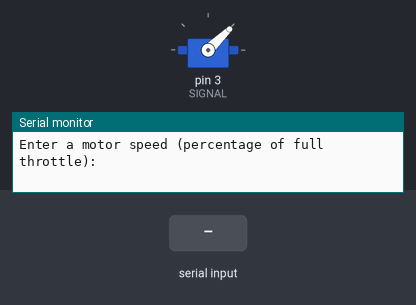
This sketch was run on a simulated Arduino Uno, built with avr-gcc and run on an emulated ATmega328P. On the bench: servo, the last lines printed to the serial monitor. The test bench sets the inputs (shaded band).

Above: at 1.2 s.
1.3 s: "90,45\n" received over Serial
At 5.1 s:
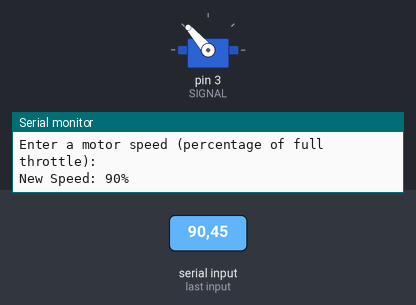
At 8.8 s:
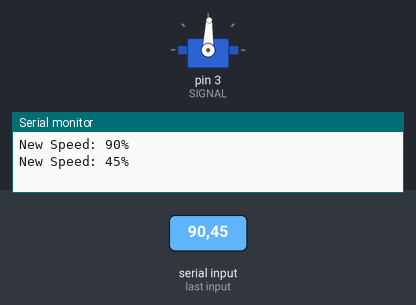
Timing chart, 0 to 10.3 s (numbered marks = the images above; inputs shaded):
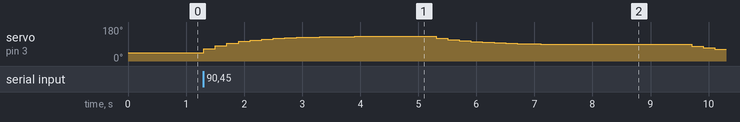

Measured:
- after the input at 1.3 s, servo on pin 3 (SIGNAL): rises from 44° to 131° in 3.2 s, then falls to 63° in 5.6 s

The sketch:

MotorControlProportional.ino
```cpp
//MOTOR CONTROL PROGRAM FOR ME 670 FINAL PROJECT
//This program allows a user to input a motor power level with the serial monitor, and have the motor spin to that power
//This version allows for proportional control
//Simon Popecki
//James Skinner
//Jesse Feng

//Developed on Arduino UNO
//For: Thunderbird 18 ESC; MEGA Motor ACn 16/15/8
//This program is for tempermental electronic speed controllers that require the 50 Hz PWM signal given by hobby receivers (1-2 ms on, 18-19 ms off)
//A pulse width of 2 ms on represents full throttle, 1 ms

#include <Servo.h>
#include <stdint.h>

const uint8_t SIGNAL = 3; //this is the pin on the Arduino producing the signal for the ESC (does not need to be a PWM output pin)
const uint32_t BAUD = 9600; //rate of communication with the arduino
const uint8_t RESPONSETUNING = 4; //this is a proportional control parameter, it adjusts how fast the motor will reach the desired speed. Higher values decrease the response speed
const uint16_t TIMETUNING = 200; //this is another proportional control parameter, it adjusts how long the motor spins at a certain value during speed transient
uint16_t current = 1000; //the current pulse value - zero throttle to arm the ESC - this value must be 1000 microseconds during start up, but is changed later as the program runs when the variable is used for proportional control

Servo THUNDERBIRD; //Creating a servo object for the thunderbird 18 ESC (it is controlled the same way a servo would be)

void setup()
{
  THUNDERBIRD.attach(SIGNAL); //this binds the servo object to a specific pin, the servo object is used instead of a pin number from here on out
  Serial.begin(BAUD); //start a serial communication - make sure that the serial monitor is set to a BAUD of 9600, and no line endings!
  Serial.println("Enter a motor speed (percentage of full throttle):");
  THUNDERBIRD.writeMicroseconds(current); //initializing the ESC - it won't take any commands until it sees zero throttle (1000 microseconds). This is done in setup so the user doesn't have to do it in the terminal.
}

void loop()
{
  while (Serial.available())
  {
    uint16_t target = Serial.parseInt(); //whatever number the user just typed in is the new motor pulse speed IN PERCENT!
    Serial.print("New Speed: ");
    Serial.print(target); //displaying the percentage value to the user before it is converted to a pulse width for the ESC to understand
    Serial.print("%");
    Serial.print('\n'); //new line for the next output
    target = (target*10)+1000; //converting percentage to a pulse width for use with theThunderbird 18 ESC

    int16_t difference = target-current; //finding the difference between the target speed (pulse length) and the current speed (pulse length) - the units are pulse width difference in microseconds

    while (difference != 0)
    {
      int16_t response = difference/RESPONSETUNING; //response can be positive or negative, and uses a tuning factor to generate a value to be added or subtracted from the current pulse width to get closer to the target value
      current = current+response; //updating the new speed of the motor by factoring in the response modifier
      THUNDERBIRD.writeMicroseconds(current);
      difference = target-current;
      //Serial.println(difference); //the difference between the current speed setting and target speed setting can be displayed if desired
      delay(TIMETUNING);
      if ((difference <= 5) && (difference >= -5)) //if the difference is small enough then just ignore it and go straight to the target value
        {
          THUNDERBIRD.writeMicroseconds(target); //go straight to the target pulse width before terminating the while loop
          current = target;
          difference = 0; //terminates the while loop and resets the difference variable for further use
        }
    }
  }
}
```
